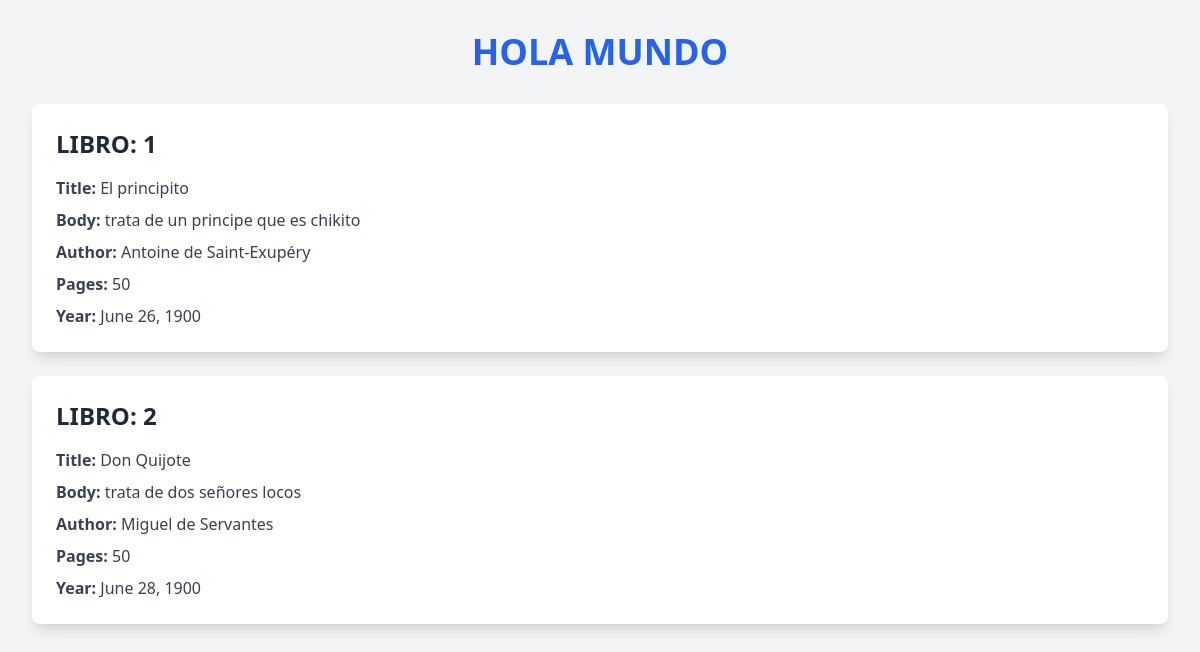
The page / on the database its author committed.
### library/models.py (models this page shows, shortened)
class Books(models.Model):
    title = models.CharField(max_length=20)
    body = models.TextField()
    author = models.CharField(max_length=50)
    pages = models.IntegerField()
    year = models.DateField()
    class Meta:
        verbose_name = 'Book'
        verbose_name_plural = 'Books'

### library/views.py (the view)
# urls.py: path('', BookList.as_view()),
class BookList(ListView):
    model = Books
    template_name = 'booklist.html'

### template/booklist.html (shortened to what this page needs)
<!DOCTYPE html>
<html lang="es">
<head>
    <script src="https://cdn.tailwindcss.com"></script>
</head>
<body class="bg-gray-100 p-8">
    <h1 class="text-4xl font-bold text-center text-blue-600 mb-8">HOLA MUNDO</h1>
    {% for book in books_list %}
        <div class="bg-white shadow-lg rounded-lg p-6 mb-6">
            <h1 class="text-2xl font-bold text-gray-800 mb-4">LIBRO: {{ book.id }}</h1>
            <ul class="space-y-2">
                <li class="text-gray-700"><span class="font-semibold">Title:</span> {{ book.title }}</li>
                <li class="text-gray-700"><span class="font-semibold">Body:</span> {{ book.body }}</li>
                <li class="text-gray-700"><span class="font-semibold">Author:</span> {{ book.author }}</li>
                <li class="text-gray-700"><span class="font-semibold">Pages:</span> {{ book.pages }}</li>
                <li class="text-gray-700"><span class="font-semibold">Year:</span> {{ book.year }}</li>
            </ul>
        </div>
    {% empty %}
        <h3 class="text-2xl text-center text-red-500">No has agregado ningún libro</h3>
    {% endfor %}
</body>
</html>

### rows shown on the page
Books: id "1", title "El principito", body "trata de un principe que es chikito", author "Antoine de Saint-Exupéry", pages "50", year "June 26, 1900"
Books: id "2", title "Don Quijote", body "trata de dos señores locos", author "Miguel de Servantes", pages "50", year "June 28, 1900"
